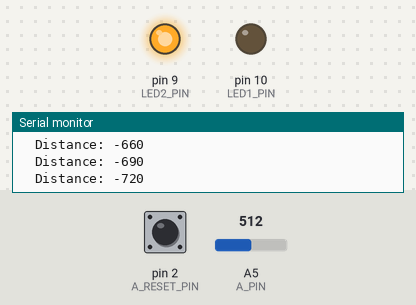
Bench run of a sketch on a simulated Arduino Uno, built with avr-gcc and run on an emulated ATmega328P. Shown: output pins drawn as LEDs (lit = HIGH), the last lines printed to the serial monitor. The test bench sets the inputs (shaded band); at power-on: A5 (A_PIN) = 512, pin 2 (A_RESET_PIN) LOW.

Above: at 1.2 s.
1.3 s: A5 (A_PIN) set to 930
3.2 s: A5 (A_PIN) set to 962
At 4.4 s:
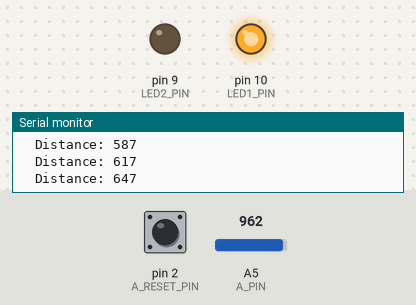
Timing chart, 0 to 6.2 s (numbered marks = the images above; inputs shaded):
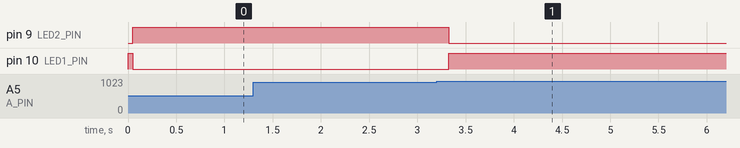

Measured:
- the behaviour switches between 946 and 947 on A5 (A_PIN) (found by bisection; images 0 and 1)
- after the input at 3.2 s, pin 9 (LED2_PIN): HIGH → LOW after 0.13 s; pin 10 (LED1_PIN): LOW → HIGH after 0.13 s

The sketch:

arduino-acceleration.ino
```cpp
#define LED1_PIN 10
#define LED2_PIN 9
#define A_PIN 5
#define A_RESET_PIN 2

#define AZ_THRESH 1
#define V_THRESH 30
#define INTERVAL 50

int count = 0;

int az;
int az_normal = 945;
int az_prev = az_normal;

int velocity = 0; // 積分結果の速度
int distance = 0; // 積分結果の距離
int max = 0;
int min = 0;
bool direction = true; // true: 正方向, false: 負方向

void setup() {
    Serial.begin(9600);
    pinMode(LED1_PIN, OUTPUT);
    pinMode(LED2_PIN, OUTPUT);
    pinMode(A_RESET_PIN, INPUT);
}

void loop() {
    az = analogRead(A_PIN);

    if (digitalRead(A_RESET_PIN) == HIGH) {
        az_normal = az;
        az_prev = az;
        velocity = 0;
        distance = 0;
        max = 0;
        min = 0;
        direction = true;
        Serial.print("Normal z: ");
        Serial.println(az_normal);
    }

    // TODO: タイマ割り込みで実行するようにする
    velocity += az - az_normal;
    az_prev = az;

    if (abs(az - az_normal) <= AZ_THRESH) velocity = 0;

    else {
        if      (velocity < -V_THRESH) velocity = -V_THRESH;
        else if (velocity >  V_THRESH) velocity =  V_THRESH;
        distance += velocity;

        if (direction) {
            digitalWrite(LED1_PIN, HIGH);
            digitalWrite(LED2_PIN, LOW);
            if (max < distance) max = distance;
            else {
                direction = false;
                min = distance;
            }
        }
        else {  // direction == false
            digitalWrite(LED1_PIN, LOW);
            digitalWrite(LED2_PIN, HIGH);
            if (min > distance) min = distance;
            else {
                direction = true;
                max = 0;
                az_prev = az_normal;
                velocity = 0;
                distance = 0;
                // Serial.println("Reset!");
                count++;
            }
        }

        // Serial.print("Acceleration z: ");
        // Serial.print(az);
        // Serial.print("\tVelocity: ");
        // Serial.print(velocity);
        Serial.print("\tDistance: ");
        Serial.println(distance);
    }

    delay(INTERVAL);
}
```
